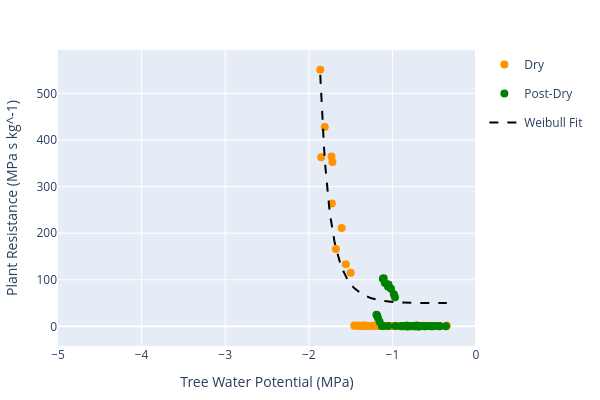

Notebook code cell kept with this figure:
### Code cell
from utils.ivc_modified import calculate_resistance_dry_rain

lumped_results, period_results, figures = calculate_resistance_dry_rain(trees_data, potential_type='matric', sf='incomplete', dry_periods=dry_periods)

print(type(figures))
